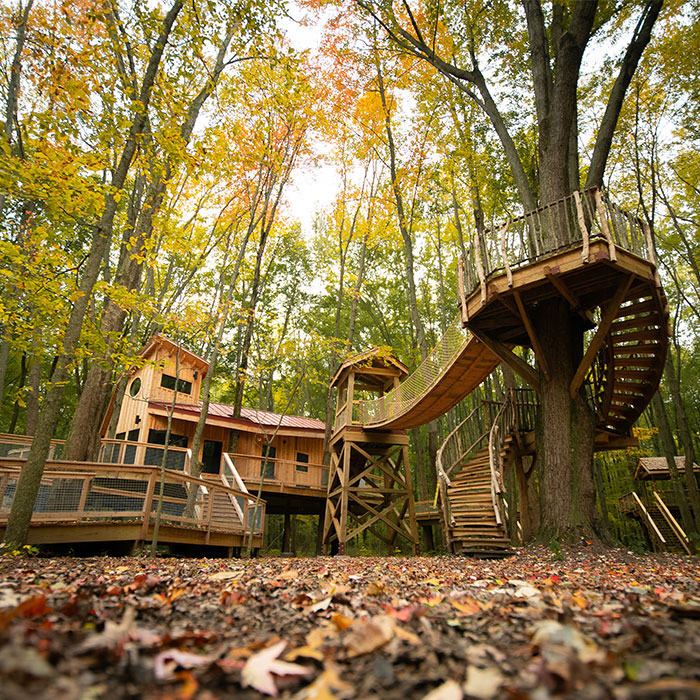
#> input picture Lab2-B/images/img1.jpg, 700 x 700 px
$ python image_merge.py
#> lines starting #> are read from the running program, lines starting #| are printed output that depends on the picture
from PIL import Image
import numpy as np
import matplotlib.pyplot as plt

def merge_images_xor(image1_path, image2_path, output_path):
    #open images
#> called with image1_path = 'images/img1.jpg', image2_path = 'images/img2.jpg', output_path = 'images/merged_image.png'
    main_image = Image.open(image1_path)
#> main_image is the input picture: PIL image 700x700 RGB; mean R, G, B 134.6, 115.2, 70.7
    key_image = Image.open(image2_path)
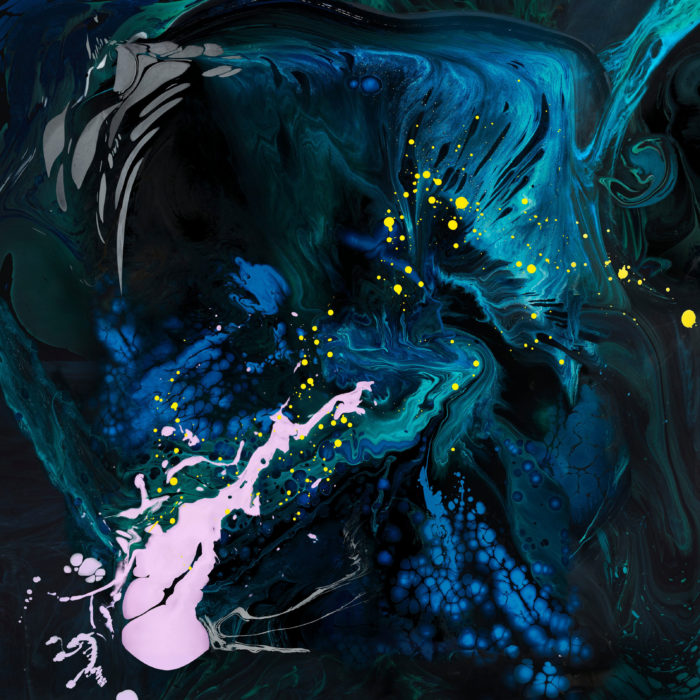
#> input picture Lab2-B/images/img2.jpg, 700 x 700 px
#> key_image is the input picture: PIL image 700x700 RGB; mean R, G, B 20.2, 48.1, 62

    #make sure the images are in the same format
    main_image = main_image.convert('RGB')
    key_image = key_image.convert('RGB')
    #resize the key image to the size of the main image
    key_image = key_image.resize(main_image.size)

    #convert the images to numpy arrays
    main_array = np.array(main_image)
    key_array = np.array(key_image)

    #apply the xor operation
    merged_array = np.bitwise_xor(main_array, key_array)
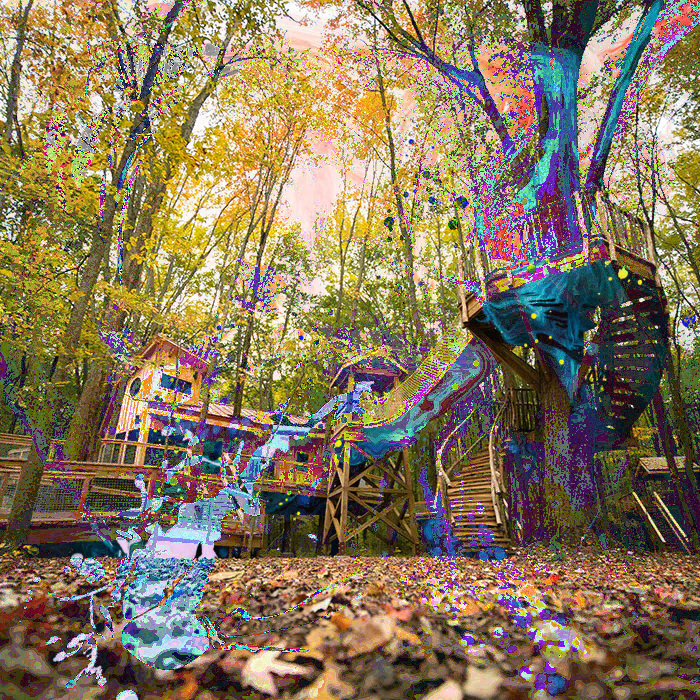
#> merged_array: shape (700, 700, 3); mean R, G, B 134.3, 118.6, 92.4
    #convert the result to an image
    merged_image = Image.fromarray(merged_array.astype(np.uint8))
    #save the result
    merged_image.save(output_path)

    return main_image, key_image, merged_image

if __name__ == "__main__":
    main_image_path = "images/img1.jpg"
    key_image_path = "images/img2.jpg"
    output_path = "images/merged_image.png"

    #merge images
    img1, img2, result = merge_images_xor(main_image_path, key_image_path, output_path)

    #show images
    plt.figure(figsize=(10, 10))
    plt.subplot(131)
    plt.imshow(img1)
    plt.title("Main Image")
    plt.axis('off')

    plt.subplot(132)
    plt.imshow(img2)
    plt.title("Key Image")
    plt.axis('off')

    plt.subplot(133)
    plt.imshow(result)
    plt.title("Merged Image")
    plt.axis('off')

    plt.show()
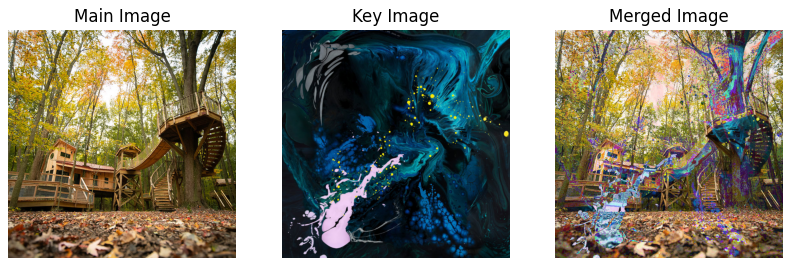
#> figure drawn by matplotlib, 3 panels
